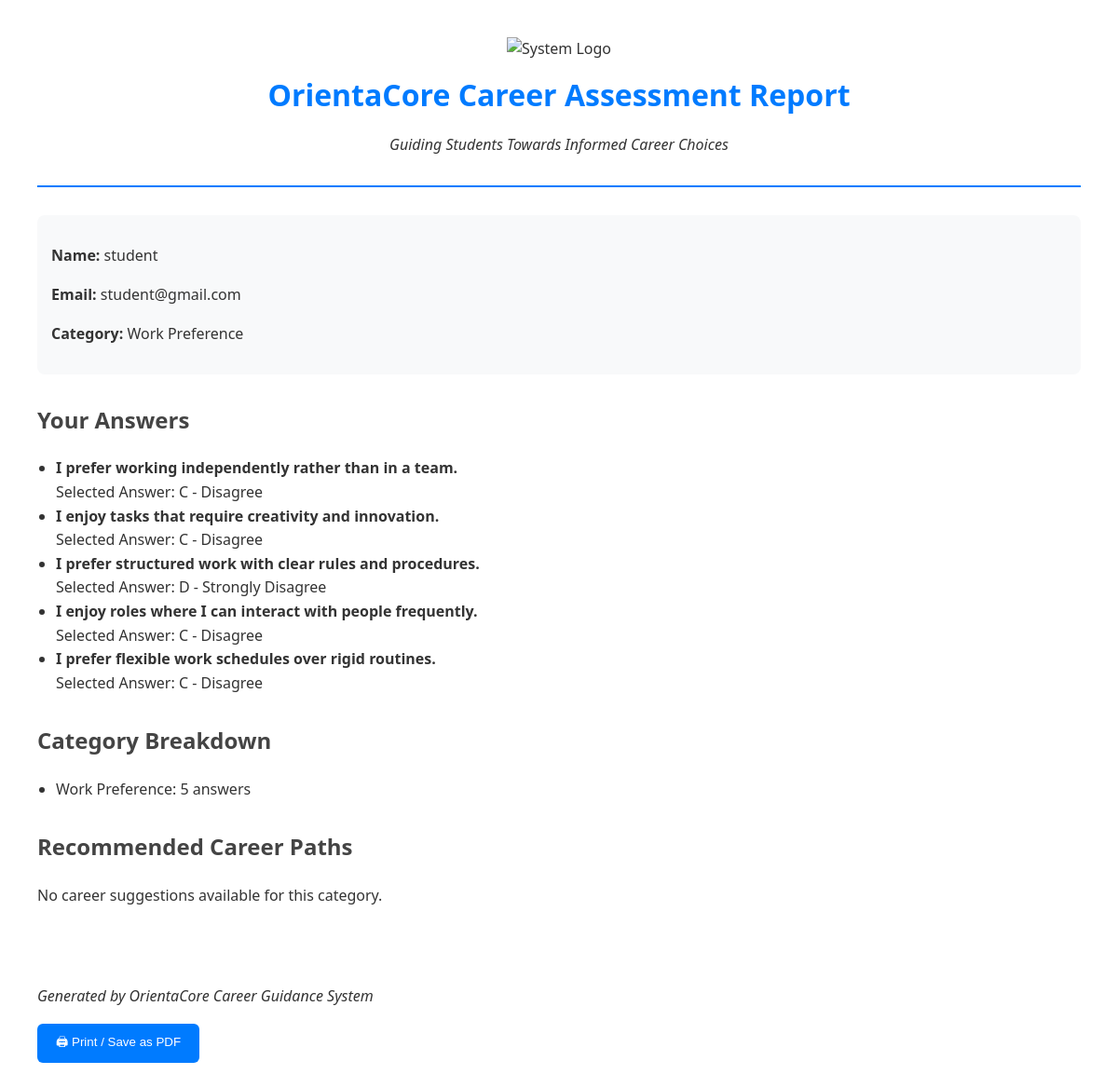
The app's page /assessment_results.php?category=Work Preference (signed in) with its own data.
### tables this page shows
CREATE TABLE `student_responses` (
  `id` int(11) NOT NULL,
  `student_id` int(10) UNSIGNED NOT NULL,
  `question_id` int(11) NOT NULL,
  `selected_option` char(1) NOT NULL,
  `category` varchar(50) NOT NULL,
  `created_at` timestamp NOT NULL DEFAULT current_timestamp()
);

CREATE TABLE `career_questions` (
  `id` int(11) NOT NULL,
  `question_text` text NOT NULL,
  `option_a` varchar(255) NOT NULL,
  `option_b` varchar(255) NOT NULL,
  `option_c` varchar(255) NOT NULL,
  `option_d` varchar(255) NOT NULL,
  `category` varchar(100) DEFAULT NULL,
  `created_at` timestamp NOT NULL DEFAULT current_timestamp()
);

### assessment_results.php (the view, shortened to what this page needs)
<?php
require 'db.php';
$user_id = $_SESSION['user_id'];
$studentName = $_SESSION['name'] ?? "Student";
$studentEmail = $_SESSION['email'] ?? "N/A";
$category = $_GET['category'] ?? null;
$stmt = $pdo->prepare("
    SELECT sr.*, cq.question_text, cq.option_a, cq.option_b, cq.option_c, cq.option_d
    FROM student_responses sr
    JOIN career_questions cq ON sr.question_id = cq.id
    WHERE sr.student_id = ? AND sr.category = ?
    ORDER BY sr.id
");
$stmt->execute([$user_id, $category]);
$responses = $stmt->fetchAll(PDO::FETCH_ASSOC);
function getOptionText($resp) {
    switch ($resp['selected_option']) {
        case 'C': return $resp['option_c'];
        case 'D': return $resp['option_d'];
    }
}
$category_count = [];
foreach ($responses as $resp) {
    $cat = $resp['category'];
    $category_count[$cat] = ($category_count[$cat] ?? 0) + 1;
}
arsort($category_count);
$top_category = array_key_first($category_count);
$stmt = $pdo->prepare("SELECT suggestion FROM career_suggestions WHERE category = ?");
$stmt->execute([$top_category]);
$suggestions = $stmt->fetchAll(PDO::FETCH_COLUMN);
?>
<!DOCTYPE html>
<html lang="en">
<head>
</head>
<body>
<div class="header">
    <img src="logo.JPG" alt="System Logo">
    <h1>OrientaCore Career Assessment Report</h1>
    <p><em>Guiding Students Towards Informed Career Choices</em></p>
</div>
<div class="student-info">
    <p><strong>Name:</strong> <?= htmlspecialchars($studentName) ?></p>
    <p><strong>Email:</strong> <?= htmlspecialchars($studentEmail) ?></p>
    <p><strong>Category:</strong> <?= htmlspecialchars($category) ?></p>
</div>
<h2>Your Answers</h2>
<ul>
    <?php foreach ($responses as $resp): ?>
        <li>
            <strong><?= htmlspecialchars($resp['question_text']) ?></strong><br>
            Selected Answer: <?= htmlspecialchars($resp['selected_option']) ?> - <?= htmlspecialchars(getOptionText($resp)) ?>
        </li>
    <?php endforeach; ?>
</ul>
<h2>Category Breakdown</h2>
<ul>
    <?php foreach ($category_count as $cat => $count): ?>
        <li><?= htmlspecialchars($cat) ?>: <?= $count ?> answers</li>
    <?php endforeach; ?>
</ul>
<h2>Recommended Career Paths</h2>
<?php if (!empty($suggestions)): ?>
    <div class="highlight">
        <ul>
            <?php foreach ($suggestions as $s): ?>
                <li><?= htmlspecialchars($s) ?></li>
            <?php endforeach; ?>
        </ul>
    </div>
<?php else: ?>
    <p>No career suggestions available for this category.</p>
<?php endif; ?>
<br><br>
<p><em>Generated by OrientaCore Career Guidance System</em></p>
<button class="print-btn" onclick="window.print()">🖨 Print / Save as PDF</button>
</body>
</html>

### assessment_results.php (style rules this page uses)
body { font-family: "Segoe UI", Arial, sans-serif; margin: 40px; line-height: 1.6; color: #333; }
.header { text-align: center; border-bottom: 2px solid #007BFF; padding-bottom: 15px; margin-bottom: 30px; }
.header img { width: 80px; height: auto; margin-bottom: 10px; }
h1 { margin: 0; color: #007BFF; }
h2 { margin-top: 30px; color: #444; }
.student-info { margin-bottom: 20px; padding: 15px; background: #f8f9fa; border-radius: 8px; }
ul { margin: 0; padding-left: 20px; }
.print-btn { display: inline-block; margin-bottom: 20px; padding: 10px 20px; background: #007BFF; color: white; border: none; border-radius: 6px; cursor: pointer; }

### records on screen
student_responses: question.question_text "I prefer working independently rather than in a team.", selected_option "C", question.option_c "Disagree"
student_responses: question.question_text "I enjoy tasks that require creativity and innovation.", selected_option "C", question.option_c "Disagree"
student_responses: question.question_text "I prefer structured work with clear rules and procedures.", selected_option "D", question.option_d "Strongly Disagree"
student_responses: question.question_text "I enjoy roles where I can interact with people frequently.", selected_option "C", question.option_c "Disagree"
student_responses: question.question_text "I prefer flexible work schedules over rigid routines.", selected_option "C", question.option_c "Disagree", category "Work Preference", count "5"

### other values on screen
$studentName "student"
$studentEmail "student@gmail.com"
$category "Work Preference"
